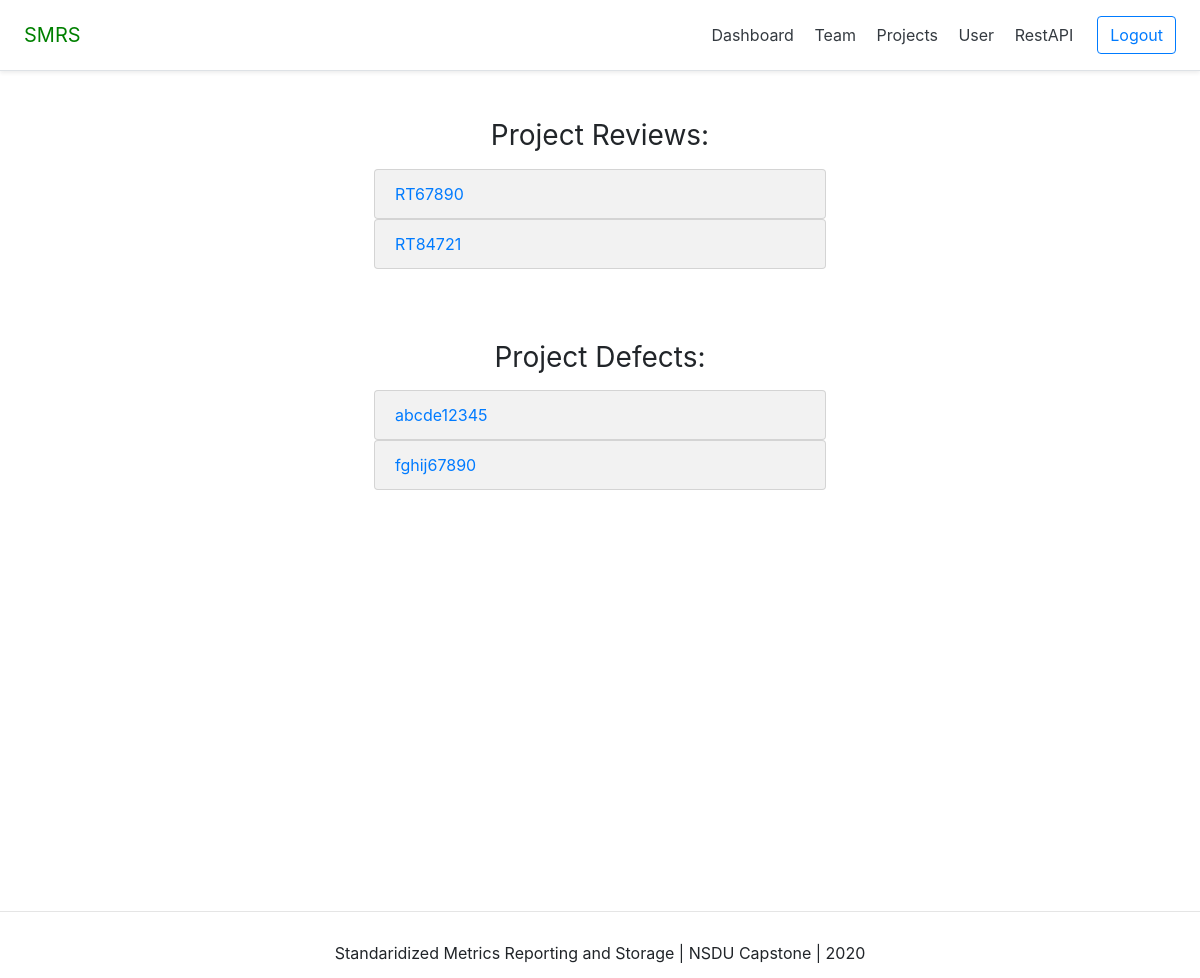
The page /dashboard/project/1 (signed in) on the database as committed earlier.
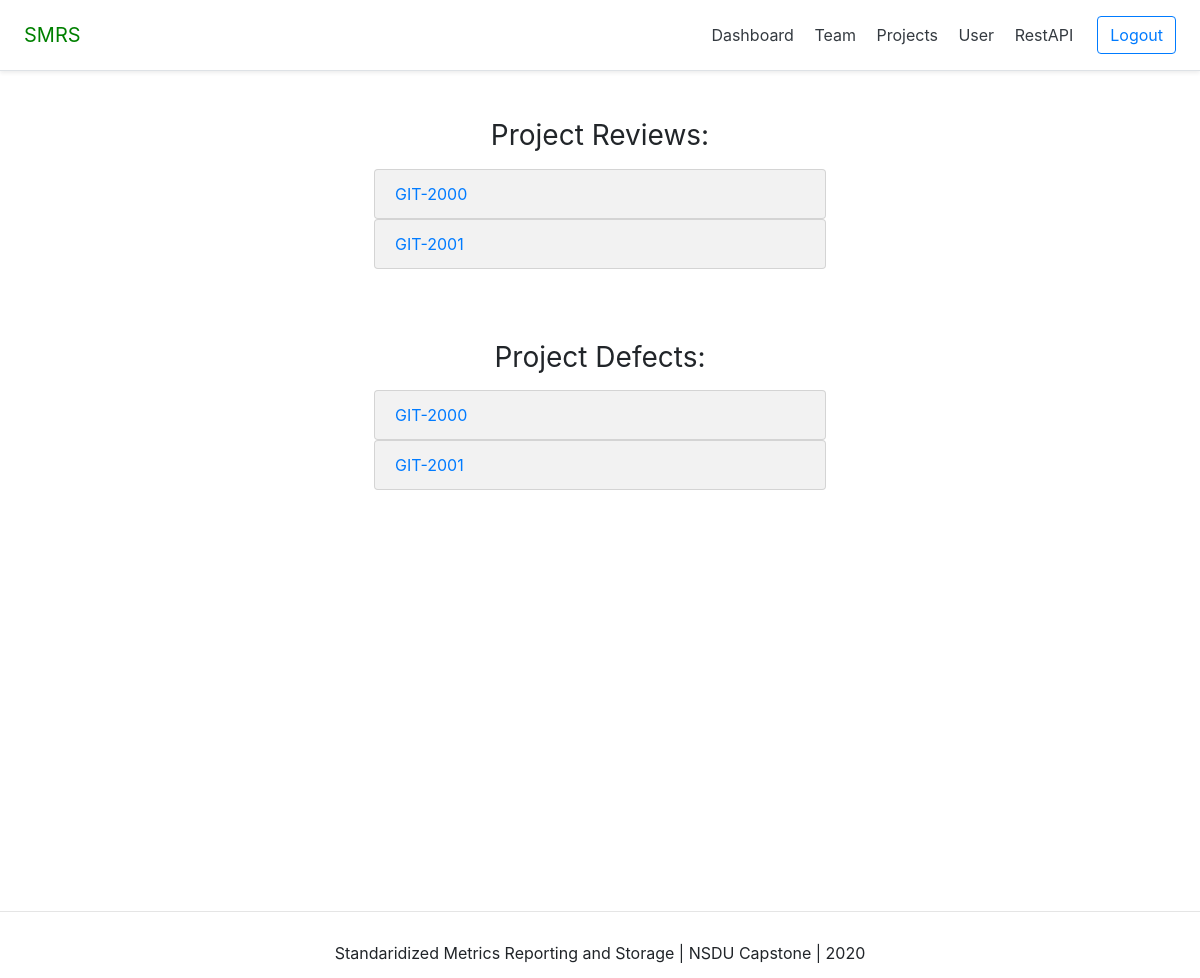
The same page on the database as committed later.
### restAPI/models.py (models this page shows)
class Review (models.Model):
    dateOpened              = models.DateField(auto_now=False, auto_now_add=False)
    dateClosed              = models.DateField(blank=True, null=True)
    projectID               = models.ForeignKey(Project, on_delete=models.CASCADE)
    whereFound              = models.ForeignKey(PhaseType, on_delete=models.CASCADE)
    tag                     = models.CharField(max_length=50, unique=True)
    severity                = models.CharField(choices=MajorMinorChoices,max_length=25)
    url                     = models.URLField(max_length=200, unique=True)
    def __str__(self):
        return self.tag

class Defect (models.Model):
    dateOpened              = models.DateField(auto_now=False, auto_now_add=False)
    dateClosed              = models.DateField(blank=True, null=True)
    projectID               = models.ForeignKey(Project, on_delete=models.CASCADE)
    whereFound              = models.ForeignKey(PhaseType, on_delete=models.CASCADE)
    tag                     = models.CharField(max_length=50, unique=True)
    severity                = models.CharField(choices=MajorMinorChoices,max_length=25)
    url                     = models.URLField(max_length=200, unique=True)
    def __str__(self):
        return self.tag

### dashboard/views.py (the view)
# urls.py: path('project/<int:pk>', projectDetail_view, name='detail'),
def projectDetail_view(request, pk):
    context= {}
    user = request.user
    if user.is_authenticated:
        project_detail = get_object_or_404(Project, pk=pk)
        allDefects = Defect.objects.filter(projectID=project_detail)
        allReviews = Review.objects.filter(projectID=project_detail)
        context['allDefects'] = allDefects
        context['allReviews'] = allReviews
    return render(request, "dashboard/project_detail.html", context)

### dashboard/templates/dashboard/project_detail.html
{% extends 'base.html' %}
{% block content %}
<div class='container mt-4 p-4'
  style="max-width: 500px;
         width:     100%;
         margin:    auto;">
  <div class='row'>
    {% if allReviews %}
    <h3 class='mb-3 font-weight-normal display-6 mx-auto' >Project Reviews:</h3>
    </div>
     {% for item in allReviews %}
      <ul class= 'list-group '>
        <a href="{% url 'dashboard:reviewDetail' item.pk %}" style="text-decoration: none;">
          <li class="list-group-item" style="background-color: #f2f2f2;">{{item}}</li>
        </a>
      </ul>
    {% endfor %}
    {% endif %}
</div>
<div class='container mt-4 p-4'
  style="max-width: 500px;
         width:     100%;
         margin:    auto;">
  <div class='row'>
    {% if allDefects %}
    <h3 class='mb-3 font-weight-normal display-6 mx-auto' >Project Defects:</h3>
    </div>
     {% for item in allDefects %}
      <ul class= 'list-group '>
        <a href="{% url 'dashboard:defectDetail' item.pk %}" style="text-decoration: none;">
          <li class="list-group-item" style="background-color: #f2f2f2;">{{item}}</li>
        </a>
      </ul>
    {% endfor %}
    {% endif %}
</div>
{% endblock content %}

Rows that differ between the two databases and show on the page:
removed Review: tag "RT84721"
now on this page (row edited): Review: tag "GIT-2000"
changed Review: tag "RT67890" → "GIT-2001"
changed Defect: tag "abcde12345" → "GIT-2000"
changed Defect: tag "fghij67890" → "GIT-2001"
